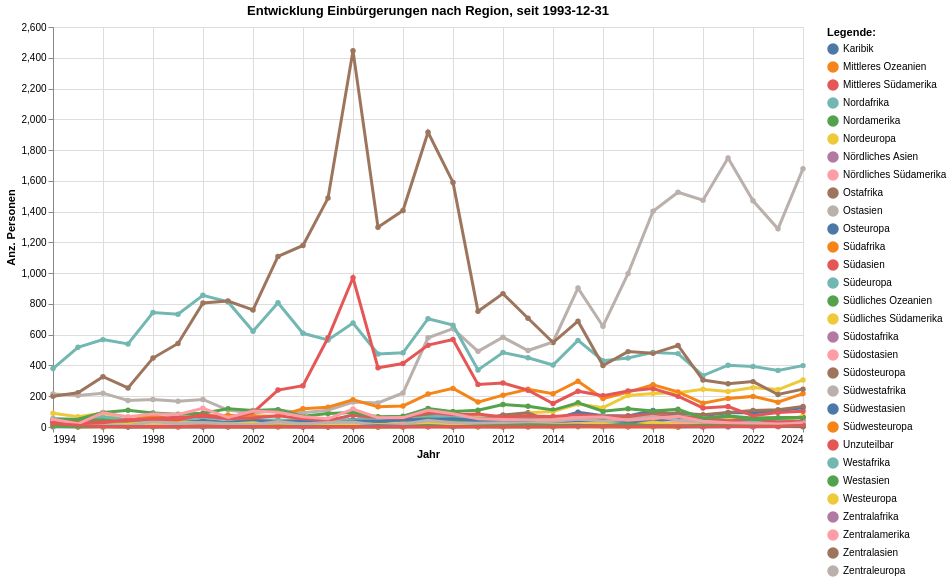

Write notebook code for a chart like this one.
### Code cell
grafik2 = mypy_dv.plot_altair_multiline_highlight(
    data = myAgg2.reset_index().sort_values('RegionBisherSort', ascending=True)
    ,x = 'Jahr:T'
    ,y = 'sum_AnzEinbWir:Q'
    ,x_beschriftung = 'Jahr'
    , y_beschriftung = 'Anz. Personen'
    ,category = "RegionBisherLang:N"
    ,category_beschriftung= 'Legende:'
    ,warning_status = "ignore" #always or ignore
    ,myTitle="Entwicklung Einbürgerungen nach Region, seit "+data_min_date
)
grafik2

### Figure 1 — Vega-Lite specification as saved in the notebook (floating-point values rounded to 4 significant figures; data arrays with more than 128 entries replaced by an {"elided": "..."} marker saying what was removed)
{"config": {"view": {"continuousWidth": 300, "continuousHeight": 300}}, "layer": [{"mark": {"type": "circle"}, "encoding": {"color": {"field": "RegionBisherLang", "legend": {"orient": "right", "title": "Legende:"}, "type": "nominal"}, "opacity": {"value": 1.3}, "tooltip": [{"field": "Jahr", "type": "temporal"}, {"field": "RegionBisherLang", "type": "nominal"}, {"field": "sum_AnzEinbWir", "type": "quantitative"}], "x": {"axis": {"title": "Jahr"}, "field": "Jahr", "type": "temporal"}, "y": {"axis": {"title": "Anz. Personen"}, "field": "sum_AnzEinbWir", "type": "quantitative"}}, "name": "view_2", "title": "Entwicklung Einbürgerungen nach Region, seit 1993-12-31"}, {"mark": {"type": "line"}, "encoding": {"color": {"field": "RegionBisherLang", "legend": {"orient": "right", "title": "Legende:"}, "type": "nominal"}, "size": {"condition": {"test": {"not": {"param": "param_2"}}, "value": 1.2}, "value": 3}, "tooltip": [{"field": "Jahr", "type": "temporal"}, {"field": "RegionBisherLang", "type": "nominal"}, {"field": "sum_AnzEinbWir", "type": "quantitative"}], "x": {"axis": {"title": "Jahr"}, "field": "Jahr", "type": "temporal"}, "y": {"axis": {"title": "Anz. Personen"}, "field": "sum_AnzEinbWir", "type": "quantitative"}}, "title": "Entwicklung Einbürgerungen nach Region, seit 1993-12-31"}], "data": {"name": "data-14a6919642fc3ab5da2350d53d80d858"}, "height": 400, "params": [{"name": "param_2", "select": {"type": "point", "fields": ["RegionBisherLang:N"], "nearest": true, "on": "pointerover"}, "views": ["view_2"]}], "width": 750, "$schema": "https://vega.github.io/schema/vega-lite/v5.8.0.json", "datasets": {"data-14a6919642fc3ab5da2350d53d80d858": {"elided": "855 records"}}}
